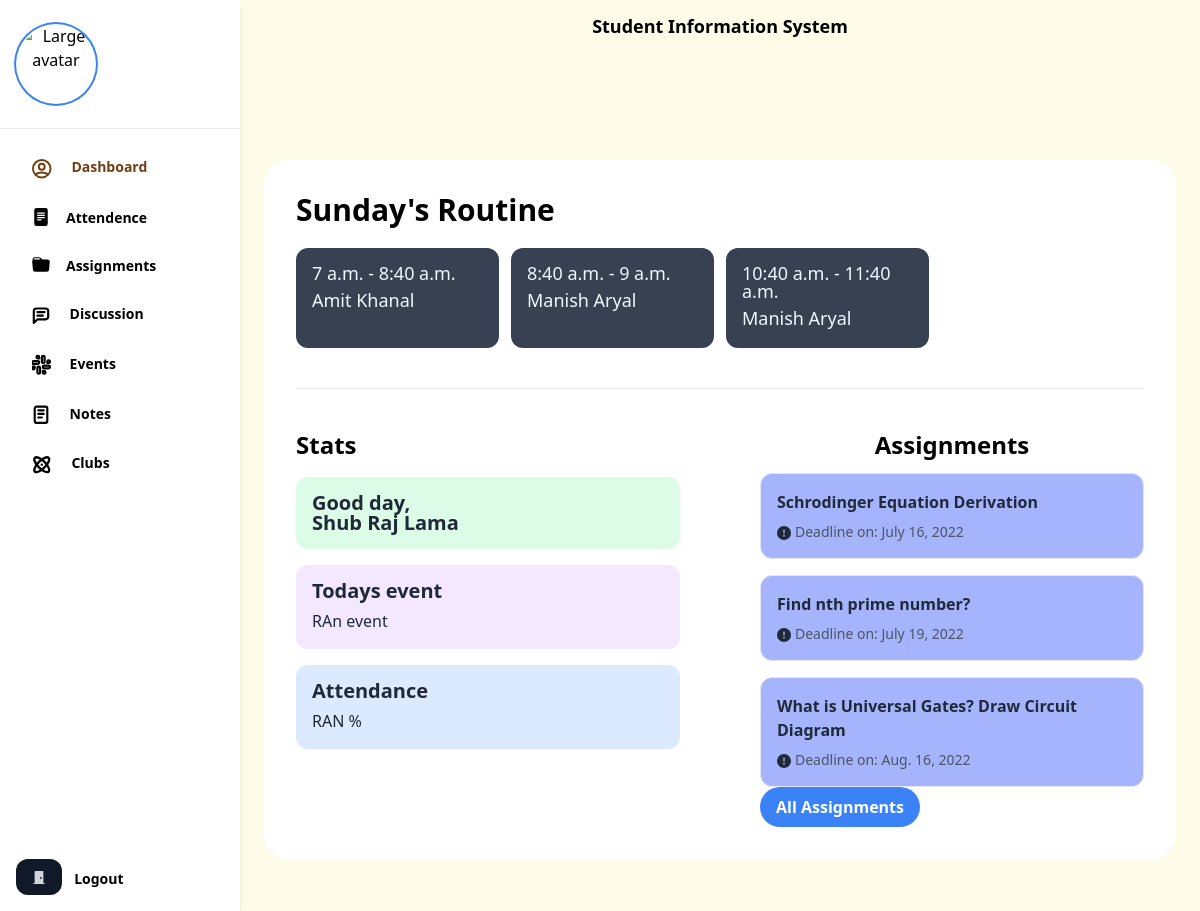
Page / (signed in) on the committed database.
### webapp/models/college.py (models this page shows, shortened)
class Routine(models.Model):
    teacher = models.ForeignKey(USER, on_delete=models.CASCADE,
                                related_name="routine", related_query_name="has_routine")
    semester = models.ForeignKey(Semester, on_delete=models.CASCADE,
                                 related_name="routine", related_query_name="has_routine")
    starts = models.TimeField()
    ends = models.TimeField()
    day_of_week = models.CharField(
        choices=DAYS_OF_WEEK, max_length=3, db_index=True)
    created_at = models.DateField(default=timezone.now, editable=False)
    updated_at = models.DateField(default=timezone.now, editable=False)
    class Meta:
        ordering = ("starts",)

class Semester(models.Model):
    department = models.ForeignKey(Department, on_delete=models.CASCADE,
                                   related_name="semester", related_query_name="has_semester")
    year = models.IntegerField(
        validators=[validators.validate_year, ], db_index=True)
    room = models.CharField(max_length=5, db_index=True)
    cr = models.OneToOneField(USER, on_delete=models.SET_NULL,
                              related_name="+", null=True, related_query_name="+", validators=[validators.validate_student, ]
                              )

class Assignment(models.Model):
    topic = models.CharField(max_length=100, db_index=True)
    semester = models.ForeignKey(Semester,
                                 on_delete=models.CASCADE,
                                 related_name="assignment",
                                 related_query_name="has_assignment")
    image = models.ImageField(
        upload_to=utils.upload_directory_path, null=True, blank=True)
    description = models.TextField(null=True)
    upload = models.FileField(
        upload_to=utils.upload_directory_path, null=True, blank=True)
    teacher = models.ForeignKey(
        USER, on_delete=models.CASCADE, related_name="+", related_query_name="+", validators=[validators.validate_teacher, ])
    objects = AssignmentManager()
    due_date = models.DateField(db_index=True)
    assigned_at = models.DateField(default=timezone.now, editable=False)
    class Meta:
        ordering = ("due_date",)
        constraints = [
            models.UniqueConstraint(
                "topic", "semester", "teacher", name="unique_semester_topic_teacher"),
        ]

### webapp/models/main.py (models this page shows, shortened)
class CustomUser(AbstractUser):
    email = models.EmailField()
    address = models.CharField(max_length=100)
    mobile_no = models.CharField(max_length=100)
    profile = models.ImageField(upload_to='images/profiles')
    is_teacher = models.BooleanField(default=False)
    semester = models.ForeignKey("Semester", on_delete=models.SET_NULL,
                                 related_name="student", related_query_name="has_student", null=True,blank=True)
    def __str__(self):
        return f"{self.get_full_name()}"

### webapp/views.py (the view)
# urls.py: path("", views.HomeView.as_view(), name="dashboard"),
class HomeView(LoginRequiredMixin, TemplateView):
    template_name = "webapp/index.html"
    def get(self, request, *args, **kwargs):
        today = timezone.now().date().strftime("%a").lower()
        today = "sun" if today == "sat" else today
        user = request.user
        if not user.is_teacher:
            context = {
                "routines": user.semester.routine.filter(day_of_week=today),
                "remaining_assignments": user.semester.assignment.all().get_upcoming()
            }
        return render(request, self.template_name, context)

### webapp/models/essentials.py (called while the page is built)
    def get_upcoming(self):
        return self.filter(due_date__gte=timezone.now())

    def get_queryset(self):
        return AssignmentQuerySet(self.model)

### webapp/templates/webapp/index.html (shortened to what this page needs)
{% extends 'webapp/_base.html' %}
{% block content %}
<header class="fixed right-0 top-0 left-60 bg-yellow-50 py-3 px-4 h-16">
    <div class="max-w-4xl mx-auto">
        <div class="flex items-center justify-between">
            <div class="text-lg font-bold">Student Information System</div>
        </div>
    </div>
</header>
{% include "webapp/_sidebar.html" with current="dash" %}
<main class="ml-60 pt-16 max-h-screen overflow-auto">
    <div class="px-6 py-8">
        <div class="max-w-6xl mx-auto">
            <div class="bg-white rounded-3xl p-8 mb-5">
                <h1 class="text-3xl font-bold mb-5">{{routines.0.get_day_of_week_display}}'s Routine</h1>
                <div class="grid grid-cols-4 gap-3">
                    {% for routine in routines %}
                    <div class="p-4 bg-gray-700 rounded-xl text-blue-50">
                        <div class="text-lg leading-none">{{routine.starts}} - {{routine.ends}}</div>
                        <div class="mt-1 text-lg font-medium">{{routine.teacher}}</div>
                    </div>
                    {% endfor %}
                </div>
                <hr class="my-10" />
                <div class="grid grid-cols-2 gap-x-20">
                    <div>
                        <h2 class="text-2xl font-bold mb-4">Stats</h2>
                        <div class="grid grid-cols-2 gap-4">
                            <div class="col-span-2">
                                <div class="p-4 bg-green-100 rounded-xl">
                                    <div class="font-bold text-xl text-gray-800 leading-none">
                                        Good day, <br />{{user}}
                                    </div>
                                </div>
                            </div>
                            <div class="col-span-2">
                                <div class="p-4 bg-purple-100 rounded-xl text-gray-800">
                                    <div class="font-bold text-xl leading-none">
                                        Todays event
                                    </div>
                                    <div class="mt-2">RAn event</div>
                                </div>
                            </div>
                            <div class="col-span-2">
                                <div class="p-4 bg-blue-100 rounded-xl text-gray-800">
                                    <div class="font-bold text-xl leading-none">
                                        Attendance
                                    </div>
                                    <div class="mt-2">RAN %</div>
                                </div>
                            </div>
                        </div>
                    </div>
                    <div class="place-items-center">
                        <h2 class="text-2xl font-bold mb-3">Assignments</h2>
                        <div class="space-y-4">
                            {% for assignment in remaining_assignments %}
                            <div class="p-4 bg-indigo-300 border rounded-xl text-gray-800 space-y-2">
                                <a href="javascript:void(0)" class="font-bold">{{assignment.topic}}</a>
                                <div class="text-sm text-gray-600">
                                    Deadline on: {{assignment.due_date}}
                                </div>
                            </div>
                            {% endfor %}
                            <a href="#"><button
                                    class="bg-blue-500 hover:bg-blue-700 text-white font-bold py-2 px-4 rounded-full">
                                    All Assignments
                                </button>
                            </a>
                        </div>
                    </div>
                </div>
            </div>
        </div>
    </div>
</main>
{% endblock content %}

### rows in the picture
Routine: semester+day_of_week "Sunday", starts "7 a.m.", ends "8:40 a.m.", teacher "Amit Khanal"
Routine: starts "8:40 a.m.", ends "9 a.m.", teacher "Manish Aryal"
Routine: starts "10:40 a.m.", ends "11:40 a.m.", teacher "Manish Aryal"
CustomUser: first_name+last_name "Shub Raj Lama"
Assignment: topic "Schrodinger Equation Derivation", due_date "July 16, 2022"
Assignment: topic "Find nth prime number?", due_date "July 19, 2022"
Assignment: topic "What is Universal Gates? Draw Circuit Diagram", due_date "Aug. 16, 2022"
